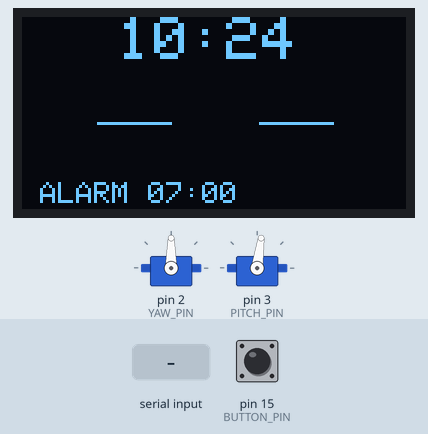
Bench run of a sketch on a simulated Arduino Uno, built for the host (arithmetic inside an expression is 32-bit, double 64-bit). Shown: 128×64 one-colour display, 2 × servo. The test bench sets the inputs (shaded band); at power-on: pin 15 (BUTTON_PIN) HIGH. The local clock reads 2024-03-15 10:24:30 at power-on unless the sketch sets it; EEPROM starts erased; what the sketch prints to the serial monitor is not drawn.

Above: at 1.2 s.
1.3 s: "OFF\n" received over Serial
At 2.3 s:
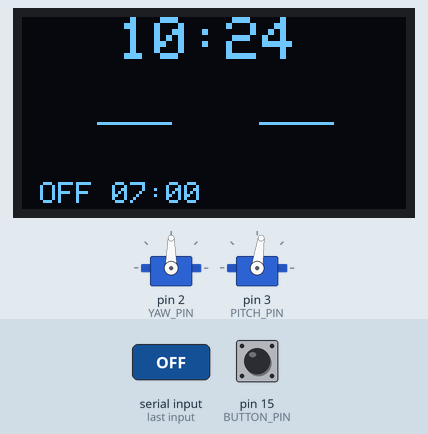
2.9 s: "ON\n" received over Serial
At 3.6 s:
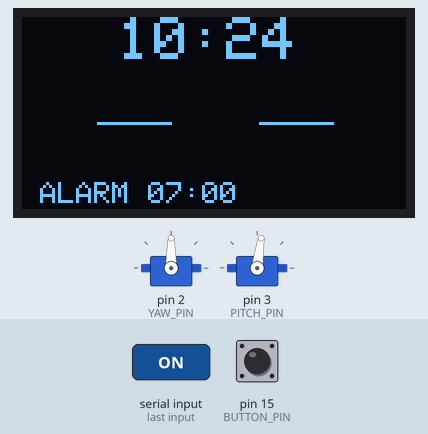
4.5 s: pin 15 (BUTTON_PIN) pulled LOW for 3.2 s
At 30.6 s:
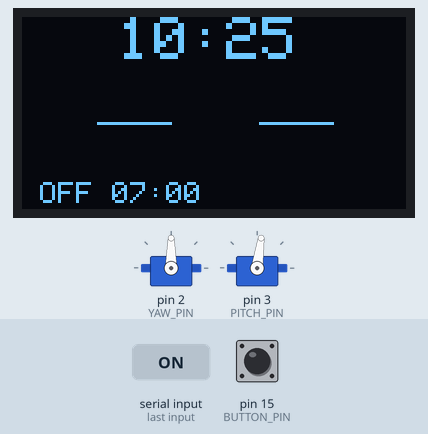
Timing chart, 0 to 31.7 s (numbered marks = the images above; inputs shaded):
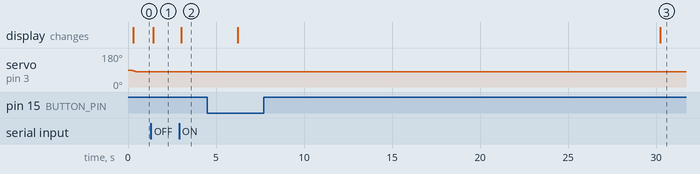

The sketch:

NODI.ino
```cpp
// NODI proof-of-concept hardware integration. Hardware has NOT been tested.
// Board: original Raspberry Pi Pico, Earle Philhower Arduino-Pico core.
#include <Arduino.h>
#include <Wire.h>
#include <Servo.h>
#include <EEPROM.h>
#include <RTClib.h>
#include <Adafruit_GFX.h>
#include <Adafruit_SSD1306.h>
#include <stddef.h>
#include "NodiCore.h"

constexpr uint8_t SDA_PIN=4, SCL_PIN=5, YAW_PIN=2, PITCH_PIN=3;
constexpr uint8_t BUTTON_PIN=15, PIEZO_PIN=16;
// Start with horns DISCONNECTED. Center, install horns at mechanical zero, then
// measure actual angle per pulse. These nominal values are commissioning assumptions.
constexpr float YAW_US_PER_DEG=1000.0f/180.0f, PITCH_US_PER_DEG=1000.0f/180.0f;
constexpr int YAW_CENTER_US=1500, PITCH_CENTER_US=1500;
// Pitch servo case moves against its fixed horn, reversing the shaft/head relation.
// These nominal polarities must still be verified on the actual servo installation.
constexpr int YAW_SIGN=1, PITCH_SIGN=-1;

nodi::Alarm alarm;
nodi::Button button;
nodi::SmoothAxis yaw(-30,30), pitch(-15,25);
Servo yawServo, pitchServo;
RTC_DS3231 rtc;
Adafruit_SSD1306 display(128,64,&Wire,-1);
bool rtcPresent=false, clockValid=false, displayPresent=false;
uint32_t wallSeconds=0, lastClockRead=0, lastFrame=0, lastDraw=0;

struct Settings {
    uint32_t magic;
    uint32_t lastFiredDay;
    uint8_t hour, minute, enabled, revision;
    uint32_t checksum;
};
static_assert(sizeof(Settings)==16,"settings layout changed");
Settings settings{};
uint32_t checksum(const Settings& s) {
    const auto* bytes=reinterpret_cast<const uint8_t*>(&s);
    uint32_t h=2166136261u;
    for(size_t i=0;i<offsetof(Settings,checksum);++i) h=(h^bytes[i])*16777619u;
    return h;
}
void persist() {
    settings.magic=0x4e4f4449u;
    settings.lastFiredDay=alarm.lastFiredDay();
    settings.hour=alarm.alarmMinute()/60;
    settings.minute=alarm.alarmMinute()%60;
    settings.enabled=alarm.enabled(); settings.revision=1;
    settings.checksum=checksum(settings);
    EEPROM.put(0,settings);
    if(!EEPROM.commit()) Serial.println("ERROR flash save failed; reboot duplicate protection unavailable");
}
void readClock() {
    // A failed bus acknowledgement suppresses the alarm instead of inventing time.
    Wire.beginTransmission(0x68);
    bool responding=Wire.endTransmission()==0;
    if(!responding) { clockValid=false; return; }
    if(!rtcPresent) rtcPresent=rtc.begin(&Wire);
    if(!rtcPresent) { clockValid=false; return; }
    DateTime t=rtc.now();
    clockValid=t.isValid() && t.year()>=2000 && t.year()<=2099 && !rtc.lostPower();
    if(clockValid) wallSeconds=t.unixtime();
}
bool i2cPresent(uint8_t address) {
    Wire.beginTransmission(address); return Wire.endTransmission()==0;
}
void status() {
    char line[80];
    snprintf(line,sizeof(line),"alarm %02u:%02u %s; clock %s; last fired day %lu",
        unsigned(alarm.alarmMinute()/60),unsigned(alarm.alarmMinute()%60),
        alarm.enabled()?"ON":"OFF",clockValid?"valid":"SET TIME REQUIRED",
        static_cast<unsigned long>(alarm.lastFiredDay()));
    Serial.println(line);
}
void command(const char* line) {
    unsigned y,m,d,h,n,s; char extra;
    if(sscanf(line,"TIME %u-%u-%u %u:%u:%u %c",&y,&m,&d,&h,&n,&s,&extra)==6 &&
       y>=2000 && y<=2099 && m>=1 && m<=12 && d>=1 && d<=31 && h<24 && n<60 && s<60) {
        DateTime t(y,m,d,h,n,s);
        if(t.isValid() && rtcPresent) {
            rtc.adjust(t); readClock(); Serial.println("Time set (local civil time, manual DST)");
            return;
        }
    }
    if(sscanf(line,"ALARM %u:%u %c",&h,&n,&extra)==2 && alarm.configure(h,n,alarm.enabled())) {
        persist(); status(); return;
    }
    if(strcmp(line,"ON")==0 || strcmp(line,"OFF")==0) {
        alarm.setEnabled(strcmp(line,"ON")==0); persist(); status(); return;
    }
    if(strcmp(line,"STATUS")==0) { status(); return; }
    Serial.println("Commands: TIME YYYY-MM-DD HH:MM:SS | ALARM HH:MM | ON | OFF | STATUS");
}
void serialInput() {
    static char line[64]; static size_t used=0; static bool overflow=false;
    // Bound serial work per loop so a continuously transmitting host cannot starve control.
    unsigned budget=64;
    while(Serial.available() && budget--) {
        char c=char(Serial.read());
        if(c=='\r') continue;
        if(c=='\n') {
            if(!overflow) { line[used]='\0'; command(line); }
            else Serial.println("ERROR command too long");
            used=0; overflow=false;
        } else if(used+1<sizeof(line) && !overflow) line[used++]=c;
        else overflow=true;
    }
}
void drawFace() {
    if(!displayPresent) return;
    display.clearDisplay(); display.setTextColor(SSD1306_WHITE);
    display.setTextSize(2); display.setCursor(32,0);
    if(clockValid) {
        DateTime t(wallSeconds); char timeText[8];
        snprintf(timeText,sizeof(timeText),"%02u:%02u",unsigned(t.hour()),unsigned(t.minute()));
        display.print(timeText);
    } else display.print("--:--");
    const nodi::State state=alarm.state();
    const bool sleepy=state==nodi::State::Idle || state==nodi::State::Snooze;
    if(sleepy) { display.drawLine(25,35,49,35,WHITE); display.drawLine(79,35,103,35,WHITE); }
    else if(state==nodi::State::Cheer) {
        display.drawLine(25,37,37,27,WHITE); display.drawLine(37,27,49,37,WHITE);
        display.drawLine(79,37,91,27,WHITE); display.drawLine(91,27,103,37,WHITE);
    } else { display.fillRoundRect(29,24,17,22,5,WHITE); display.fillRoundRect(82,24,17,22,5,WHITE); }
    display.setTextSize(1); display.setCursor(6,55);
    if(!clockValid) display.print("SET TIME VIA USB");
    else if(state==nodi::State::Ringing) display.print("Tap snooze; hold off");
    else if(state==nodi::State::Snooze) display.print("Snoozed 5m; hold off");
    else {
        char a[20]; snprintf(a,sizeof(a),"%s %02u:%02u",alarm.enabled()?"ALARM":"OFF",
            unsigned(alarm.alarmMinute()/60),unsigned(alarm.alarmMinute()%60)); display.print(a);
    }
    display.display();
}
int pulseFor(float degrees,int center,int sign,float scale) {
    return constrain(int(lroundf(center+sign*degrees*scale)),1000,2000);
}
void setup() {
    pinMode(BUTTON_PIN,INPUT_PULLUP); pinMode(PIEZO_PIN,OUTPUT); digitalWrite(PIEZO_PIN,LOW);
    Serial.begin(115200); // no wait for USB: the clock must start without a computer
    Wire.setSDA(SDA_PIN); Wire.setSCL(SCL_PIN); Wire.begin(); Wire.setClock(100000);
    EEPROM.begin(256); EEPROM.get(0,settings);
    if(settings.magic==0x4e4f4449u && settings.revision==1 &&
       settings.checksum==checksum(settings) && settings.hour<24 && settings.minute<60 && settings.enabled<=1) {
        alarm.configure(settings.hour,settings.minute,settings.enabled);
        alarm.restoreLastFiredDay(settings.lastFiredDay);
    } // corrupt/uninitialized settings use 07:00 ON, but invalid RTC still inhibits ringing
    rtcPresent=rtc.begin(&Wire); readClock();
    if(i2cPresent(0x3D)) displayPresent=display.begin(SSD1306_SWITCHCAPVCC,0x3D);
    else if(i2cPresent(0x3C)) displayPresent=display.begin(SSD1306_SWITCHCAPVCC,0x3C);
    if(displayPresent) {
        display.ssd1306_command(SSD1306_SETCONTRAST); display.ssd1306_command(32);
    }
    // Nominal servo range never used as an angle API: explicit microseconds only.
    yawServo.attach(YAW_PIN,1000,2000); pitchServo.attach(PITCH_PIN,1000,2000);
    yawServo.writeMicroseconds(YAW_CENTER_US); pitchServo.writeMicroseconds(PITCH_CENTER_US);
    lastClockRead=millis(); status();
}
void loop() {
    uint32_t ms=millis();
    serialInput();
    if(uint32_t(ms-lastClockRead)>=250) { lastClockRead=ms; readClock(); }
    nodi::ButtonEvent event=button.update(digitalRead(BUTTON_PIN)==LOW,ms);
    if(event==nodi::ButtonEvent::LongPress &&
       alarm.state()!=nodi::State::Ringing && alarm.state()!=nodi::State::Snooze) {
        alarm.setEnabled(!alarm.enabled()); persist(); event=nodi::ButtonEvent::None;
    }
    alarm.update(wallSeconds,ms,clockValid,event);
    // Store consumption before sounding so a normal reboot cannot re-ring the same day.
    if(alarm.takeOccurrenceChanged()) persist();
    if(uint32_t(ms-lastFrame)>=20) {
        lastFrame=ms; nodi::Pose pose=nodi::desiredPose(alarm.state(),ms);
        yaw.target(pose.yaw); pitch.target(pose.pitch);
        yawServo.writeMicroseconds(pulseFor(yaw.update(ms),YAW_CENTER_US,YAW_SIGN,YAW_US_PER_DEG));
        pitchServo.writeMicroseconds(pulseFor(pitch.update(ms),PITCH_CENTER_US,PITCH_SIGN,PITCH_US_PER_DEG));
        if(alarm.audible(ms)) tone(PIEZO_PIN,4000); else noTone(PIEZO_PIN);
    }
    if(uint32_t(ms-lastDraw)>=200) { lastDraw=ms; drawFace(); }
}
```

NodiCore.h
```cpp
#pragma once
// Portable scheduling and trajectory core, shared by the Pico sketch and host tests.
// Wall time is local civil time encoded as UNIX seconds (no timezone/DST service).
#include <stdint.h>
#include <math.h>

namespace nodi {
enum class State { Idle, Prewake, Ringing, Snooze, Cheer };
enum class ButtonEvent { None, ShortPress, LongPress };

class Button {
    bool raw_ = false, stable_ = false, longSent_ = false;
    uint32_t changed_ = 0, pressed_ = 0;
public:
    ButtonEvent update(bool down, uint32_t ms) {
        if (down != raw_) { raw_ = down; changed_ = ms; }
        if (raw_ != stable_ && uint32_t(ms - changed_) >= 30) {
            stable_ = raw_;
            if (stable_) { pressed_ = ms; longSent_ = false; }
            else if (!longSent_) return ButtonEvent::ShortPress;
        }
        if (stable_ && !longSent_ && uint32_t(ms - pressed_) >= 1500) {
            longSent_ = true;
            return ButtonEvent::LongPress;
        }
        return ButtonEvent::None;
    }
};

class Alarm {
    uint16_t minute_ = 7 * 60;
    bool enabled_ = true;
    State state_ = State::Idle;
    uint32_t stateStart_ = 0;
    uint32_t lastFiredDay_ = 0xFFFFFFFFu;
    bool occurrenceChanged_ = false;
    void enter(State s, uint32_t ms) { state_ = s; stateStart_ = ms; }
public:
    bool configure(unsigned hour, unsigned minute, bool enabled) {
        if (hour > 23 || minute > 59) return false;
        minute_ = uint16_t(hour * 60 + minute);
        enabled_ = enabled;
        state_ = State::Idle;
        return true;
    }
    void setEnabled(bool on) { enabled_ = on; state_ = State::Idle; }
    bool enabled() const { return enabled_; }
    uint16_t alarmMinute() const { return minute_; }
    State state() const { return state_; }
    uint32_t lastFiredDay() const { return lastFiredDay_; }
    void restoreLastFiredDay(uint32_t day) { lastFiredDay_ = day; }
    bool takeOccurrenceChanged() {
        bool result = occurrenceChanged_; occurrenceChanged_ = false; return result;
    }
    void update(uint32_t wallSeconds, uint32_t ms, bool clockValid,
                ButtonEvent event = ButtonEvent::None) {
        if (!clockValid || !enabled_) { enter(State::Idle, ms); return; }
        if (event == ButtonEvent::LongPress &&
            (state_ == State::Ringing || state_ == State::Snooze)) enter(State::Cheer, ms);
        else if (event == ButtonEvent::ShortPress && state_ == State::Ringing)
            enter(State::Snooze, ms);

        // Monotonic durations survive wall-clock changes and uint32_t millis rollover.
        if (state_ == State::Snooze && uint32_t(ms - stateStart_) >= 300000u)
            enter(State::Ringing, ms);
        if (state_ == State::Ringing && uint32_t(ms - stateStart_) >= 600000u)
            enter(State::Cheer, ms); // 10-minute unattended timeout, consumed for today.
        if (state_ == State::Cheer && uint32_t(ms - stateStart_) >= 4000u)
            enter(State::Idle, ms);

        if (state_ == State::Ringing || state_ == State::Snooze || state_ == State::Cheer)
            return;
        const uint32_t day = wallSeconds / 86400u;
        const uint32_t todayAlarm = day * 86400u + uint32_t(minute_) * 60u;
        // Alarm remains eligible throughout its minute; no dependence on hitting second 0.
        // Deliberately do not replay alarms missed by more than one minute or loss of power.
        if (day != lastFiredDay_ && wallSeconds >= todayAlarm &&
            wallSeconds - todayAlarm < 60u) {
            lastFiredDay_ = day;
            occurrenceChanged_ = true;
            enter(State::Ringing, ms);
            return;
        }
        uint32_t nextAlarm = todayAlarm;
        if (wallSeconds >= todayAlarm || day == lastFiredDay_) nextAlarm += 86400u;
        if (nextAlarm > wallSeconds && nextAlarm - wallSeconds <= 30u)
            state_ = State::Prewake;
        else state_ = State::Idle;
    }
    bool audible(uint32_t ms) const {
        return state_ == State::Ringing && uint32_t(ms - stateStart_) % 1000u < 400u;
    }
};

struct Pose { float yaw, pitch; };
inline Pose desiredPose(State state, uint32_t ms) {
    // CAD right-hand rotation about +X: face points -Y, so positive pitch lowers face.
    switch (state) {
        case State::Prewake: return {0, -8};
        case State::Ringing: {
            // Slow alternating movements: enough time for each rest-to-rest trajectory.
            const unsigned phase = (ms / 2400u) % 4u;
            const float yaw[] = {-20, 0, 20, 0};
            const float pitch[] = {-8, -12, -8, 0};
            return {yaw[phase], pitch[phase]};
        }
        case State::Snooze: return {0, 20};
        case State::Cheer: return {0, -12};
        default: return {0, 8};
    }
}

class SmoothAxis {
    float lo_, hi_, value_, from_, to_, requested_;
    uint32_t began_ = 0;
    float durationMs_ = 0;
    bool moving_ = false;
    void start(uint32_t ms) {
        from_ = value_; to_ = requested_;
        const float distance = fabsf(to_ - from_);
        if (distance < 0.001f) { value_ = to_; moving_ = false; return; }
        // Quintic q=10u^3-15u^4+6u^5: max |q'|=1.875, max |q''|=5.773503.
        // T enforces <=60deg/s and <=180deg/s^2; minimum 0.5s.
        float seconds = fmaxf(0.5f, fmaxf(1.875f * distance / 60.0f,
                                         sqrtf(5.773503f * distance / 180.0f)));
        durationMs_ = seconds * 1000.0f;
        began_ = ms; moving_ = true;
    }
public:
    SmoothAxis(float low, float high, float initial = 0)
        : lo_(low), hi_(high), value_(initial), from_(initial), to_(initial),
          requested_(initial) {}
    void target(float angle) { requested_ = fminf(hi_, fmaxf(lo_, angle)); }
    float update(uint32_t ms) {
        if (!moving_) start(ms);
        if (!moving_) return value_;
        float u = float(uint32_t(ms - began_)) / durationMs_;
        if (u >= 1.0f) {
            value_ = to_; moving_ = false;
            // New request waits for this segment to finish, preserving zero endpoint speed.
            return value_;
        }
        const float u2 = u * u, u3 = u2 * u;
        value_ = from_ + (to_ - from_) * (10*u3 - 15*u3*u + 6*u3*u2);
        return value_;
    }
    float value() const { return value_; }
    bool moving() const { return moving_; }
};
} // namespace nodi
```

Measured:
- after the input at 1.3 s, the display: changes after 0.13 s (image 1)
- after the input at 2.9 s, the display: changes after 0.13 s (image 2)
- after the input at 4.5 s, the display: first changes after 1.7 s (image 3 shows a later state)
